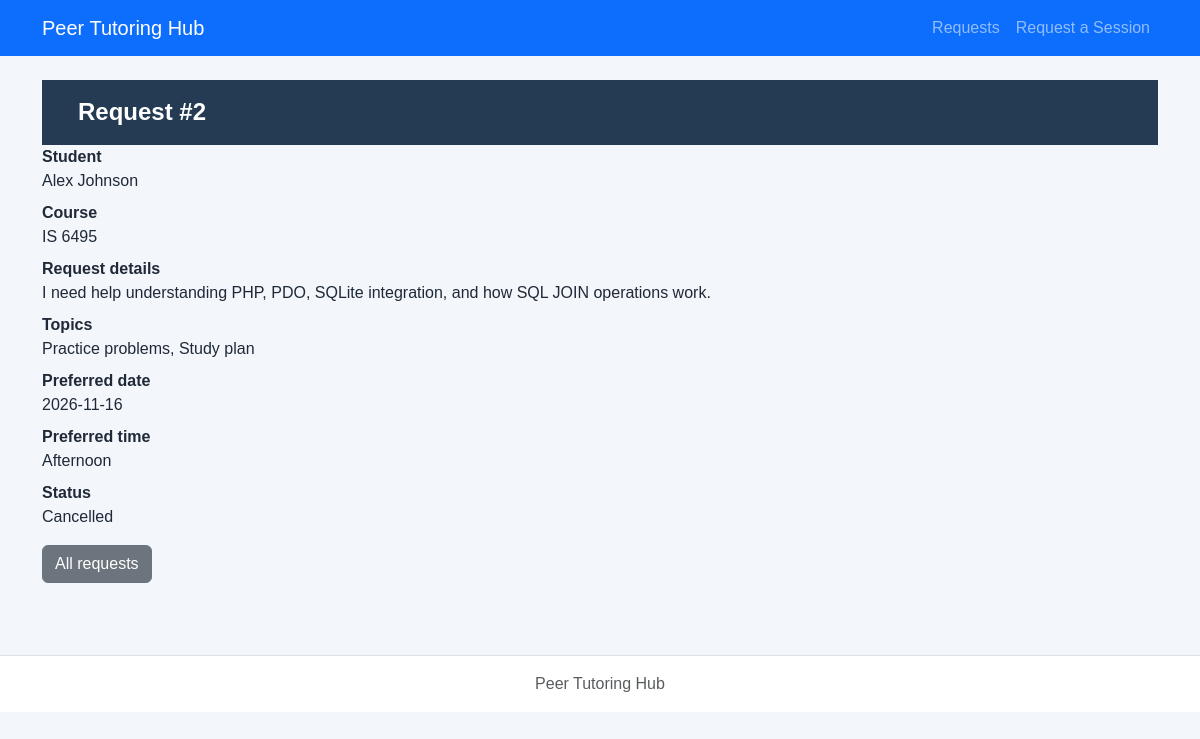
Page /php/request-details.php?request_id=2 on the committed database.
### tables this page shows
CREATE TABLE tutoring_requests (
    request_id INTEGER PRIMARY KEY,
    student_id INTEGER NOT NULL,
    course TEXT NOT NULL,
    topic TEXT NOT NULL,
    preferred_date TEXT NOT NULL,
    preferred_time TEXT NOT NULL,
    status TEXT NOT NULL DEFAULT 'Open'
        CHECK (status IN ('Open', 'Cancelled', 'Assigned', 'Completed')),
    created_at TEXT NOT NULL DEFAULT CURRENT_TIMESTAMP,
    FOREIGN KEY (student_id) REFERENCES students(student_id)
);

CREATE TABLE students (
    student_id INTEGER PRIMARY KEY,
    student_name TEXT NOT NULL,
    student_email TEXT NOT NULL UNIQUE
);

### config/db.php (called while the page is built)
<?php
function openDatabase($path = null) {
    if ($path === null) {
        $path = dirname(__DIR__) . '/database/tutoring.db';
    }
    $pdo = new PDO('sqlite:' . $path);
    $pdo->setAttribute(PDO::ATTR_ERRMODE, PDO::ERRMODE_EXCEPTION);
    $pdo->setAttribute(PDO::ATTR_DEFAULT_FETCH_MODE, PDO::FETCH_ASSOC);
    $pdo->exec('PRAGMA foreign_keys = ON');
    return $pdo;
}

### repositories/requestPDO.php (called while the page is built, shortened)
<?php
function findRequest($pdo, $id) {
    $stmt=$pdo->prepare('SELECT r.*,s.student_name,s.student_email FROM tutoring_requests r JOIN students s ON r.student_id=s.student_id WHERE r.request_id=?');
    $stmt->execute([$id]);return $stmt->fetch();
}

### services/requestService.php (called while the page is built, shortened)
<?php
require_once dirname(__DIR__).'/repositories/requestPDO.php';
function escapeHtml($v) {return htmlspecialchars((string)$v,ENT_QUOTES,'UTF-8');}
function decodeTopic($topic) {
    $v=json_decode($topic,true);
    return is_array($v)&&isset($v['reason'])&&is_array($v['topics']??null) ? $v : ['reason'=>$topic,'topics'=>[]];
}

### php/request-details.php (the view, shortened to what this page needs)
<?php
require_once __DIR__.'/../config/db.php';require_once __DIR__.'/../services/requestService.php';
$id=filter_input(INPUT_GET,'request_id',FILTER_VALIDATE_INT);
$r=findRequest(openDatabase(),$id);if(!$r){http_response_code(404);exit('Request not found');}
$topic=decodeTopic($r['topic']);require __DIR__.'/../includes/header.php';require __DIR__.'/../includes/nav.php';?>
<main class="container py-4"><h1>Request #<?=(int)$id?></h1><dl>
<dt>Student</dt><dd><?=escapeHtml($r['student_name'])?></dd><dt>Course</dt><dd><?=escapeHtml($r['course'])?></dd><dt>Request details</dt><dd><?=escapeHtml($topic['reason'])?></dd><dt>Topics</dt><dd><?=escapeHtml(implode(', ',$topic['topics']))?></dd><dt>Preferred date</dt><dd><?=escapeHtml($r['preferred_date'])?></dd><dt>Preferred time</dt><dd><?=escapeHtml($r['preferred_time'])?></dd><dt>Status</dt><dd><?=escapeHtml($r['status'])?></dd></dl>
 <a href="requests.php" class="btn btn-secondary">All requests</a></main><?php require __DIR__.'/../includes/footer.php';?>

### css/styles.css (style rules this page uses)
* { box-sizing: border-box; }
body { margin: 0; min-height: 100vh; font-family: Arial, Helvetica, sans-serif; color: #1f2937; background-color: #f3f6fa; }
h1 { margin: 0; padding: 18px 36px; color: #ffffff; font-size: 24px; font-weight: 700; background-color: #243b53; }

### rows in the picture
tutoring_requests: student.student_name "Alex Johnson", course "IS 6495", topic "I need help understanding PHP, PDO, SQLite integration, and how SQL JOIN operations work.", topic "Practice problems, Study plan", preferred_date "2026-11-16", preferred_time "Afternoon", status "Cancelled"

### other values in the picture
$id "2"
